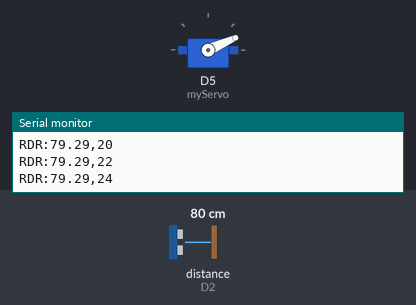
Bench run of a sketch on a simulated ESP8266 (NodeMCU). Parts: servo, the last lines printed to the serial monitor. Wiring (inferred from the names in the program): ultrasonic range finder: trigger D1; echo D2. The inputs (shaded band) are chosen by the test bench; at power-on: distance to the obstacle (sensor on D2) 80 cm. The echo pulse lasts 58.3 µs per cm.

Above: at 1.4 s.
1.5 s: distance to the obstacle (sensor on D2) set to 2 cm
At 1.9 s:
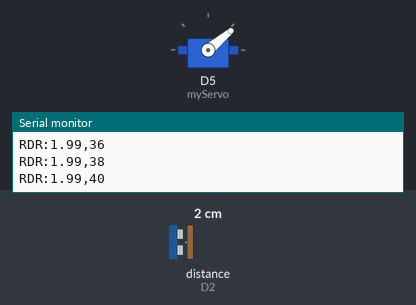
4.5 s: distance to the obstacle (sensor on D2) set to 250 cm
At 6.9 s:
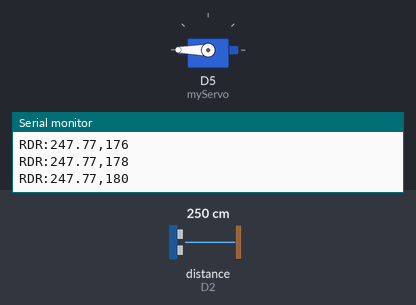
Timing chart, 0 to 13.5 s (numbered marks = the images above; inputs shaded):
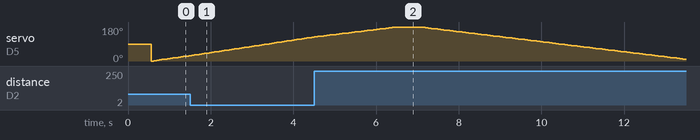

The sketch:

Radar.ino
```cpp
#include <cmath>
#include <Servo.h>

const int trigPin = D1;
const int echoPin = D2;

Servo myServo;

void setup() {

  Serial.begin(115200);
  pinMode(trigPin, OUTPUT);
  pinMode(echoPin, INPUT);

  myServo.attach(D5);

}

float measureDistance(){

  // Trigger the ultrasonic pulse
  digitalWrite(trigPin, LOW);
  delayMicroseconds(2);
  digitalWrite(trigPin, HIGH);
  delayMicroseconds(5);//It was 10 just in case
  digitalWrite(trigPin, LOW);

  // Measure how long the echo pin stays HIGH
  long duration = pulseIn(echoPin, HIGH);

  // Convert duration to distance in cm
  float distance = duration * 0.034 / 2;

  return distance;

}

void loop() {

  delay(500);

  for (int i = 0; i <= 180; i = i + 2){ //Servo motion from 0 to 180 degrees

    delay(60);

    myServo.write(i);

    Serial.print("RDR");
    Serial.print(":");
    Serial.print(measureDistance());
    Serial.print(",");
    Serial.print(i);
    Serial.print("\n");

  }

  delay(500);

  for (int j = 180; j >= 0; j = j - 2){ //Servo motion from 180 back to 0 degrees

    delay(60);

    myServo.write(j);

    Serial.print("RDR");
    Serial.print(":");
    Serial.print(measureDistance());
    Serial.print(",");
    Serial.print(j);
    Serial.print("\n");

  }

}
```

Measured:
- by itself, servo on D5 (myServo): rises from 126° to 180° in 2.0 s, then falls to 8° in 7.0 s
